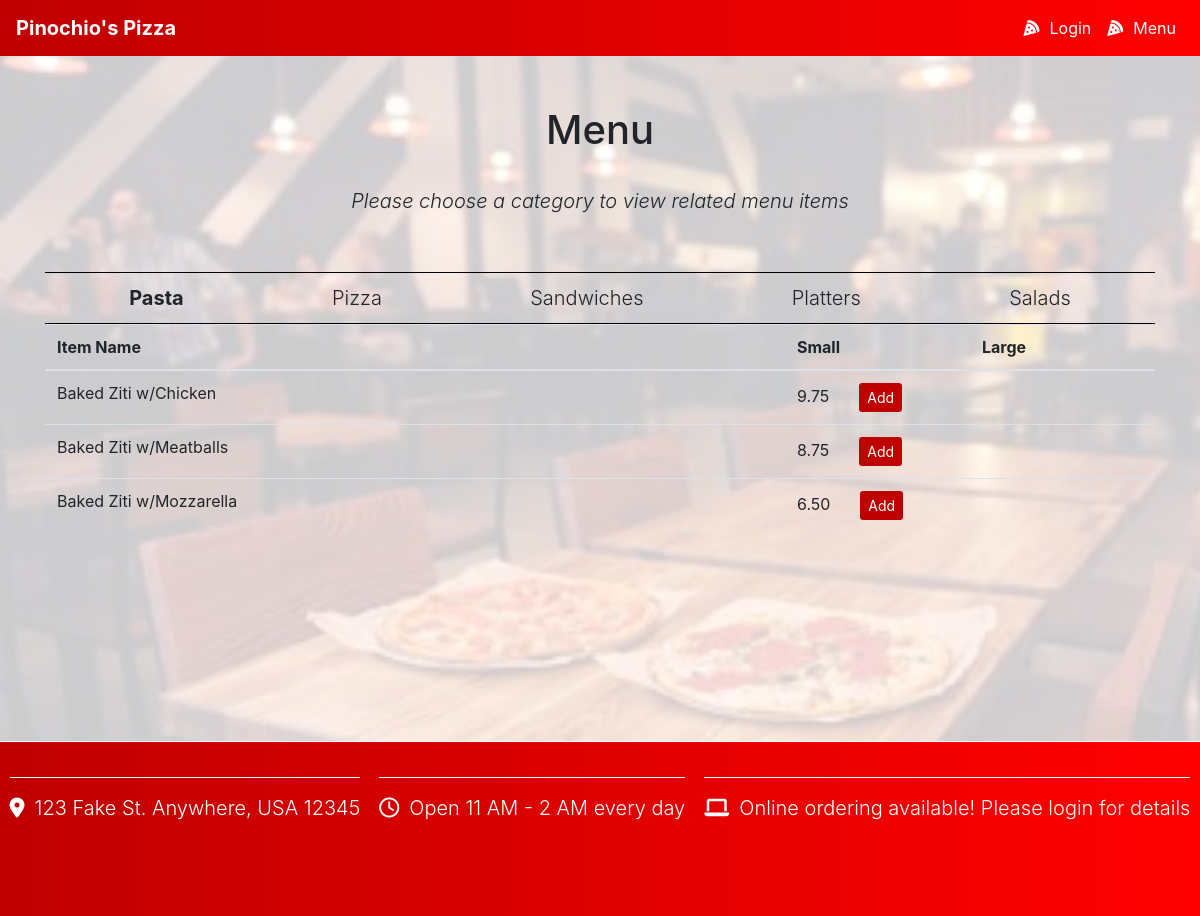
The page /loadMenu on the database its author committed.
### orders/models.py (models this page shows, shortened)
class Category(models.Model):
    FOOD_CATEGORIES = [
        ('PST', 'Pasta'),
        ('PZA', 'Pizza'),
        ('SUB', 'Sandwiches'),
        ('PLT', 'Platters'),
        ('SLD', 'Salads')
    ]
    name = models.CharField(max_length=3, choices=FOOD_CATEGORIES)
    def __str__(self):
        return self.get_name_display()

class MenuItem(models.Model):
    name = models.CharField(max_length=30)
    priceSmall = models.DecimalField(max_digits=4, decimal_places=2, default=0.0)
    priceLarge = models.DecimalField(max_digits=4, decimal_places=2, default=0.0)
    PIZZA_STYLES = [
        ('NML', "Normal"),
        ('SCL', "Sicilian")
    ]
    pizzaStyle = models.CharField(max_length=3, choices=PIZZA_STYLES, blank=True)
    pizzaToppingsCount = models.IntegerField(default=0)
    category = models.ForeignKey(Category, on_delete=models.CASCADE)

### orders/views.py (the view)
# urls.py: path("loadMenu", views.loadMenu, name="loadMenu"),
def loadMenu(request):
    context = {
        'categories': Category.objects.all()
    }
    return render(request, "orders/create.html", context)

### orders/templates/orders/create.html (shortened to what this page needs)
{% extends 'base.html' %}
{% load static %}
{% block body %}
<div class="page-header">
  <h1>Menu</h1>
  <br>
  <p class="lead"><em>Please choose a category to view related menu items</em></p>
</div>
<div class='menuHeader'>
  {% for category in categories %}
  <p class="lead" data-section="{{ category }}">{{ category }}</p>
  {% endfor %}
</div>
<table class="table">
  <thead>
    <tr>
    <th colspan="4">Item Name</th>
    <th>Small</th>
    <th>Large</th>
    </tr>
  </thead>
  {% for category in categories %}
  <tbody id="{{ category }}">
  {% for menuItem in category.menuitem_set.all %}
    <tr>
      <td colspan="4">{{ menuItem.name }} {{menuItem.pizzaStyle}}</td>
      {% if category.name == 'PST' %}
      <td colspan="2">{{ menuItem.priceSmall }}<button class="btn btn-primary btn-sm" data-itemId = "{{ menuItem.id }}" >Add</button></td>
      {% elif category.name == 'SLD' %}
      <td colspan="2">{{ menuItem.priceSmall }}<button class="btn btn-primary btn-sm" data-itemId = "{{ menuItem.id }}" >Add</button></td>
      {% else %}
      <td>{{ menuItem.priceSmall }}</td>
      <td>{{ menuItem.priceLarge }}<button class="btn btn-primary btn-sm" data-itemId = "{{ menuItem.id }}">Add</button></td>
    {% endif %}
    </tr>
  {% endfor %}
  </tbody>
{% endfor %}
</table>
{% endblock %}

### templates/base.html (shortened to what this page needs)
{% load static %}
<html>
  <head>
    <link href="https://maxcdn.bootstrapcdn.com/bootstrap/4.1.3/css/bootstrap.min.css" rel="stylesheet">
    <link rel="stylesheet" href="{% static 'styles.css' %}">
  </head>
  <nav class="navbar navbar-expand-lg">
    <a class="navbar-brand lead" href="#">Pinochio's Pizza</a>
    <ul class="navbar-nav ml-auto">
      {% if user.username %}
      <div class="dropdown d-inline">
        <a class="nav-link dropdown-toggle lead" role="button" id="userDetails" data-toggle="dropdown"><i class="far fa-user"></i>{{ user.username }}</a>
          <div class="dropdown-menu">
            <a class="dropdown-item" href="/">Home</a>
            <a class="dropdown-item" href="viewCart">View Cart</a>
            <a class="dropdown-item" href="users/logout">Logout</a>
          </div>
      </div>
      {% else %}
      <li class="nav-item"><a class="nav-link" href="/"><i class="fas fa-pizza-slice"></i>Login</a></li>
      <li class="nav-item"><a class="nav-link" href="#"><i class="fas fa-pizza-slice"></i>Menu</a></li>
      {% endif %}
    </ul>
  </nav>
  <body>
    <div class="container">
    <div id="restaurant-pic"></div>
    {% block body %}
    {% endblock %}
    </div>
  </body>
  <footer>
    <div>
      <div class="footer-details"><p class="lead"><i class="fas fa-map-marker-alt"></i>123 Fake St. Anywhere, USA 12345</p></div>
      <div class="footer-details"><p class="lead"><i class="far fa-clock"></i>Open 11 AM - 2 AM every day</p></div>
      <div class="footer-details"><p class="lead"><i class="fas fa-laptop"></i>Online ordering available! Please login for details</p></div>
    </div>
  </footer>
</html>

### static/styles.css (style rules this page uses)
body, html { text-align: center; min-height: 100%; position: relative; }
.navbar { background-image: linear-gradient(to right, #bf0000, red); }
i { margin-right: 10px; }
.footer-details { height: 50%; }
.page-header { margin-top: 50px; }
.container { min-height: 75vh; display: block; z-index: -1; }
footer div { height: 75%; border-top: 1px solid white; margin-top: 35px; display: flex; flex-flow: row wrap; justify-content: space-around; }
.menuHeader { padding: 10px; border-top: 1px solid black; border-bottom: 1px solid black; margin-top: 5%; display: flex; flex-flow: row wrap; justify-content: space-around; }
.menuHeader p { margin-bottom: 0px; }
.footer-details > p { margin-top: 15px; }
.btn-primary { background-color: #bf0000; border: black; }
#restaurant-pic { position: absolute; top: 0; bottom: 0; right: 0; left: 0; width: 100%; height: 100%; opacity: .2; background-image: url("images/pizza_restaurant_photo.jpg"); background-size: cover; z-index: -1; }
footer { color: white; height: 175px; position: relative; bottom: 0; width: 100%; background-image: linear-gradient(to right, #bf0000, red); }
.navbar > a { color: white; font-weight: bold; }
.nav-item > a { color: white; }
table { columns: 6; table-layout: fixed; }
tbody { display: none; }
tbody button { margin-left: 30px; }
.selected { display: table-row-group; }

### rows shown on the page
Category: name "Pasta"
Category: name "Pizza"
Category: name "Sandwiches"
Category: name "Platters"
Category: name "Salads"
MenuItem: name "Baked Ziti w/Chicken", priceSmall "9.75"
MenuItem: name "Baked Ziti w/Meatballs", priceSmall "8.75"
MenuItem: name "Baked Ziti w/Mozzarella", priceSmall "6.50"
